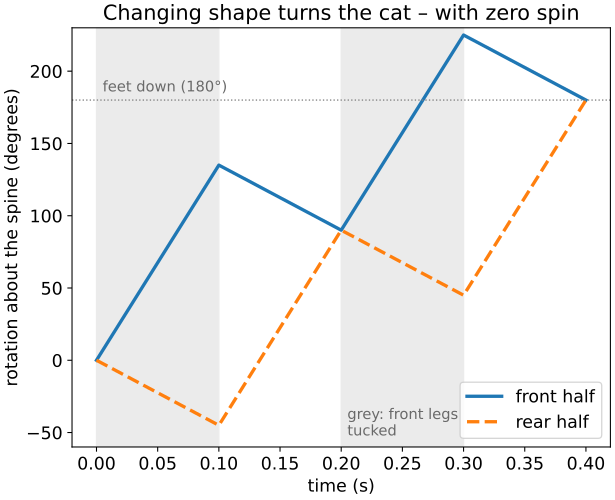

This chart was generated by the following Python code:
# falling_cat.py – From “How Cats Land on Their Feet: Angular Momentum Explained”
# https://wildbionics.com/articles/cat-righting/ · Code: MIT licence
# Needs: python3 -m pip install numpy matplotlib
# Run: python3 falling_cat.py   (https://wildbionics.com/run-code/)

import numpy as np
import matplotlib.pyplot as plt

# Two halves of the cat turn about the same axis (the spine), in the "tuck and turn" model.
I_TUCKED = 1.0      # moment of inertia of a half with its legs pulled in (relative units)
I_EXTENDED = 3.0    # the same half with its legs stretched out – assumed 3 times larger
TWIST = 180.0       # how far the front half twists against the rear half in each step (degrees)
STEP_TIME = 0.1     # duration of one twist (s), assumed
G = 9.81            # gravitational acceleration (m/s²)


def twist(i_front, i_rear, d_relative):
    """Twist the halves against each other by d_relative with zero total angular momentum.
    I_f·Δθ_f + I_r·Δθ_r = 0 and Δθ_f − Δθ_r = d_relative give each half's rotation."""
    d_front = d_relative * i_rear / (i_front + i_rear)
    d_rear = -d_relative * i_front / (i_front + i_rear)
    return d_front, d_rear


# One cycle: (1) front legs tucked, twist the front half; (2) rear legs tucked, untwist.
steps = [(I_TUCKED, I_EXTENDED, +TWIST), (I_EXTENDED, I_TUCKED, -TWIST)]
front, rear, time = [0.0], [0.0], [0.0]
largest_momentum = 0.0
for cycle in range(2):
    for i_front, i_rear, d_relative in steps:
        for _ in range(50):                     # each twist in 50 small steps
            d_front, d_rear = twist(i_front, i_rear, d_relative / 50)
            rate_front, rate_rear = d_front / (STEP_TIME / 50), d_rear / (STEP_TIME / 50)
            largest_momentum = max(largest_momentum, abs(i_front * rate_front + i_rear * rate_rear))
            front.append(front[-1] + d_front)
            rear.append(rear[-1] + d_rear)
            time.append(time[-1] + STEP_TIME / 50)

per_cycle = front[100]
print(f"largest total angular momentum during the turn: {largest_momentum:.3f}")
if abs(per_cycle) < 1e-6:
    print("turn per cycle: 0° – without changing shape the cat cannot turn")
else:
    cycles = 180.0 / per_cycle
    fall_time = cycles * 2 * STEP_TIME
    print(f"turn per cycle: {per_cycle:.1f}° (front and rear half alike)")
    print(f"cycles needed to land on its feet (180°): {cycles:.1f}")
    print(f"time needed: {fall_time:.2f} s  →  it falls {0.5 * G * fall_time**2 * 100:.0f} cm meanwhile")

time = np.array(time)
plt.rcParams["font.size"] = 13      # large type: the chart stays readable on a phone
fig, ax = plt.subplots(figsize=(6.4, 5.2), layout="constrained")
for k in range(4):                      # shade the steps in which the front legs are tucked
    if k % 2 == 0:
        ax.axvspan(k * STEP_TIME, (k + 1) * STEP_TIME, color="0.92")
ax.plot(time, front, lw=2.5, label="front half")
ax.plot(time, rear, "--", lw=2.5, label="rear half")
ax.axhline(180, color="gray", lw=1, ls=":")
ax.text(0.005, 186, "feet down (180°)", color="dimgray", fontsize=11)
ax.text(0.205, -52, "grey: front legs\ntucked", color="dimgray", fontsize=11)
ax.set_xlabel("time (s)")
ax.set_ylabel("rotation about the spine (degrees)")
ax.set_title("Changing shape turns the cat – with zero spin")
ax.set_ylim(-60, 230)
ax.legend(loc="lower right")
plt.show()
